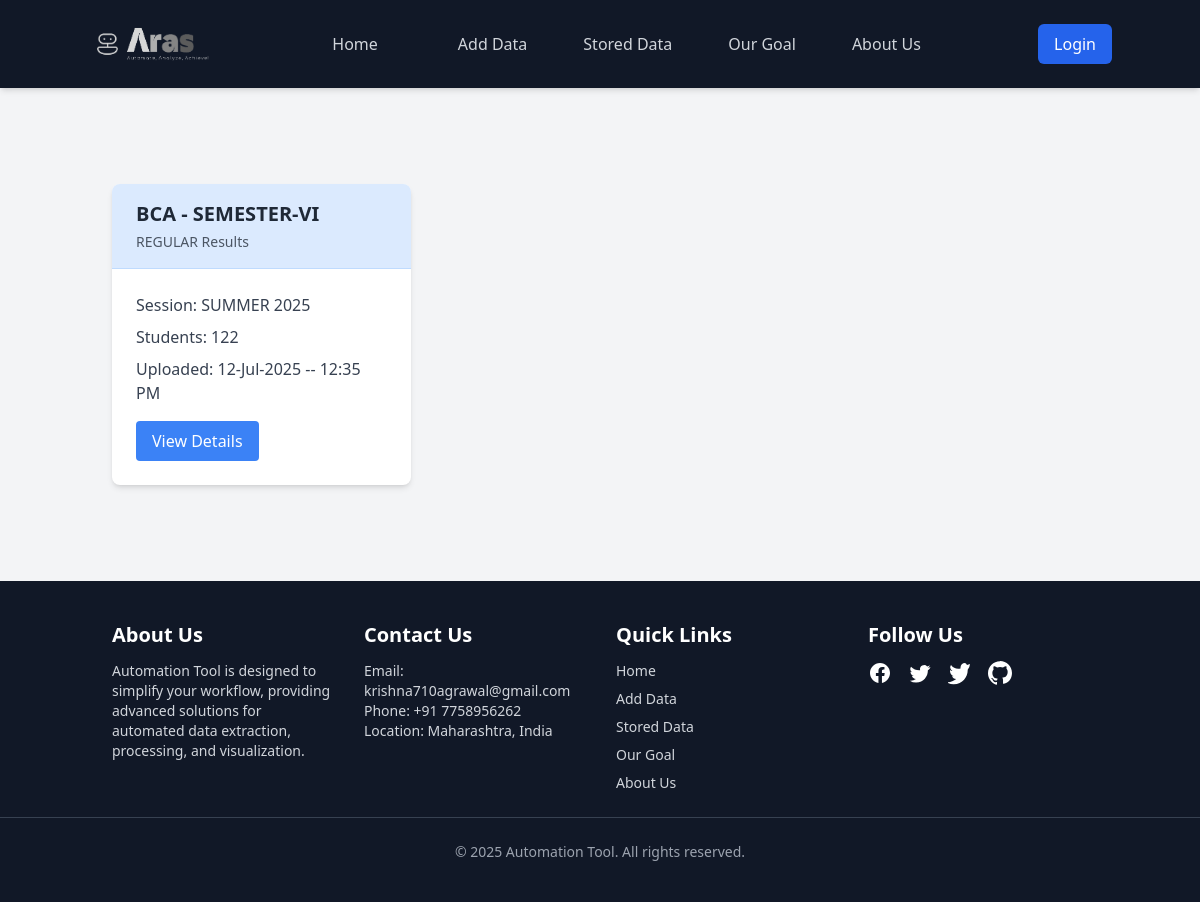
The page /available_data_cards on the database its author committed.
### model.py (models this page shows, shortened)
class DataBatch(db.Model):
    __tablename__ = 'data_batch'
    id = db.Column(db.Integer, primary_key=True)
    course_name = db.Column(db.String(50), nullable=True)  # Now accepts None
    semester = db.Column(db.String(20), nullable=True)       # Now accepts None
    session = db.Column(db.String(20), nullable=True)        # Now accepts None
    type = db.Column(db.Enum(DataBatchType), nullable=True)  # Now accepts None
    timestamp = db.Column(
        db.DateTime(timezone=True),
        default=lambda: datetime.now(IST)
    )
    students = db.relationship(
        'Student',
        backref='data_batch',
        lazy=True,
        cascade="all, delete-orphan"
    )

### main.py (the view)
@app.route('/available_data_cards', methods=['GET'])
def available_data_cards():
    batches = DataBatch.query.order_by(DataBatch.timestamp.desc()).all()
    cards = []
    for batch in batches:
        cards.append({
            'batch_id': batch.id,
            'course_name': batch.course_name,
            'semester': batch.semester,
            'session': batch.session,
            'type': batch.type.value.upper(),
            'timestamp': batch.timestamp.strftime('%d-%b-%Y -- %I:%M %p'),
            'student_count': len(batch.students)
        })
    return render_template('available_data_cards.html', cards=cards)

### templates/available_data_cards.html (shortened to what this page needs)
{% extends "base.html" %}
{% block content %}
<div class="container mx-auto my-8 px-4 py-8">
    <div class="grid grid-cols-1 sm:grid-cols-2 md:grid-cols-3 gap-6">
        {% for card in cards %}
        <div class="bg-white rounded-lg shadow-md overflow-hidden transition-all duration-300 transform hover:scale-105 m-2">
            <div class="bg-blue-100 px-6 py-4 border-b border-blue-200">
                <h3 class="text-xl font-bold">
                    {{ card.course_name }} - {{ card.semester }}
                </h3>
                <p class="text-sm text-gray-600 mt-1">
                    {{ card.type }} Results
                </p>
            </div>
            <div class="p-6">
                <div class="space-y-2">
                    <p class="text-gray-700">
                        <span class="font-medium">Session:</span>
                        {{ card.session }}
                    </p>
                    <p class="text-gray-700">
                        <span class="font-medium">Students:</span>
                        {{ card.student_count }}
                    </p>
                    <p class="text-gray-700">
                        <span class="font-medium">Uploaded:</span>
                        {{ card.timestamp }}
                    </p>
                </div>
                <div class="mt-4">
                    <a href="{{ url_for('view_batch', batch_id=card.batch_id) }}"
                       class="inline-block bg-blue-500 hover:bg-blue-600 text-white px-4 py-2 rounded transition-colors duration-300">
                        View Details
                    </a>
                </div>
            </div>
        </div>
        {% endfor %}
    </div>
</div>
{% endblock %}

### rows shown on the page
DataBatch: course_name "BCA", semester "SEMESTER-VI", type "REGULAR", session "SUMMER 2025", student_count "122", timestamp "12-Jul-2025 -- 12:35 PM"
